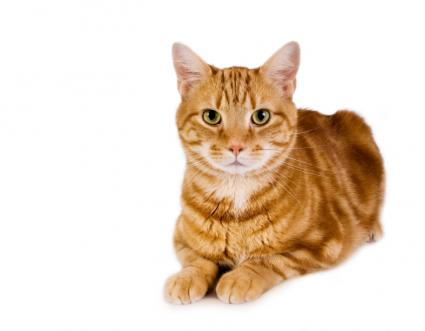
#> input picture cat3.jpg, 425 x 331 px
$ jupyter execute --allow-errors Python-image.ipynb
#> lines starting #> are read from the running program, lines starting #| are printed output that depends on the picture; after the words box and inside, x2 and y2 are one past the last pixel; in counts of white or black regions, pixels touching at a corner belong together
[cell 1]
import cv2 as cv
import numpy as np

[cell 2]
#display, show shape

img=cv.imread('lena.jpg')
print(img) #prints image value (rgb)
#| None
cv.imshow('LENA', img)  #1st parameter - name_of_window, 2nd - size
cv.waitKey(10000)
cv.destroyAllWindows()

#> (a cell that did not finish here is left out)

[cell 4]
#blank image
blank=np.zeros((500,500,3), dtype='uint8')
cv.imshow('BLANK', blank)
blank[0:100,100:300]=255,0,0  #height co-ord : width co-ord,
cv.imshow('colour',blank)
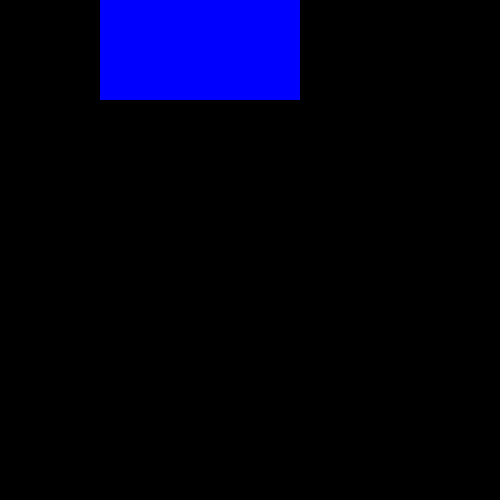
#> window 'colour': shape (500, 500, 3); mean B, G, R 20.4, 0, 0
cv.waitKey(10000)
cv.destroyAllWindows()

#> (a cell that did not finish here is left out)

#> (a cell that did not finish here is left out)

[cell 7]
#edge
edges=cv.Canny(img,175,120)
cv.imshow('edge-detect', edges)
# cv.imwrite('edge.jpg',edges)
cv.waitKey(10000)
cv.destroyAllWindows()

#> (a cell that did not finish here is left out)

#> (a cell that did not finish here is left out)

[cell 10]
#cat face classifier
face_cascade=cv.CascadeClassifier("cat_face.xml")
cat=cv.imread("cat3.jpg")
#> cat is the input picture: shape (331, 425, 3); mean B, G, R 203.2, 218.5, 234.2
gray=cv.cvtColor(cat,cv.COLOR_BGR2GRAY)
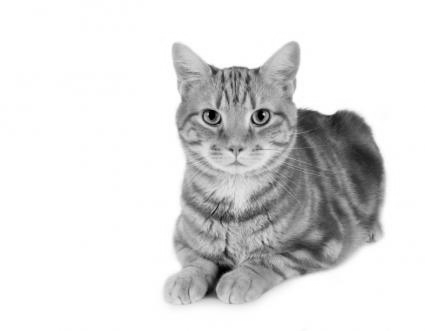
#> gray: shape (331, 425); min 0, max 255, mean 221.5
faces=face_cascade.detectMultiScale(gray,scaleFactor=1.1,minNeighbors=1)
#> faces = [[180, 72, 110, 110]]
for x,y,w,h in faces:
    img1=cv.rectangle(cat,(x,y),(x+w,y+h),(57,255,68),3) #the image, starting co-ordinates, ending co-ordinates, colour of rectangle, width
#> this loop made 1 pass
cv.imshow('Detected',img1)
# cv.imwrite('catface.jpg',img1)
cv.waitKey(10000)
cv.destroyAllWindows()

#> (a cell that did not finish here is left out)

[cell 12]
#circle detection
round=cv.imread("round.jpg")
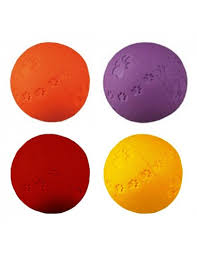
#> input picture round.jpg, 197 x 255 px
#> round is the input picture: shape (255, 197, 3); mean B, G, R 167.8, 183, 224.9
output=round.copy()
round_gray=cv.cvtColor(round,cv.COLOR_BGR2GRAY)
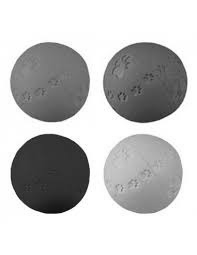
#> round_gray: shape (255, 197); min 6, max 255, mean 193.8
round_blur_gray=cv.blur(round_gray,(3,3))   #blur and gray filter
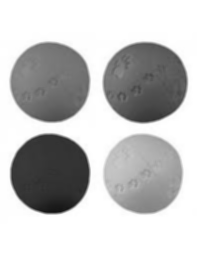
#> round_blur_gray: shape (255, 197); min 17, max 255, mean 193.8
detected_circle = cv.HoughCircles(round_blur_gray, cv.HOUGH_GRADIENT,3,20)  #image, method (circle detection),,minimum distance
#> detected_circle = [[49.5, 82.5, 40.5], [142.5, 82.5, 40.2], [49.5, 175.5, 41.1], [145.5, 172.5, 41.7]]
if detected_circle is not None:
    detected_circle=np.round(detected_circle[0,:]).astype("int")
#> detected_circle = [[50, 82, 40], [142, 82, 40], [50, 176, 41], [146, 172, 42]]
    for (x,y,r) in detected_circle:
        cv.circle(output, (x,y),r,(255,0,0),3)
        cv.rectangle(output,(x-2,y-2),(x+2,y+2),(0,210,0),-1)
#> this loop made 4 passes
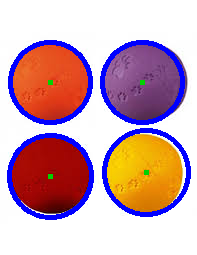
#> output: shape (255, 197, 3); 10.38% of pixels changed, all inside (x1, y1, x2, y2) = (7, 40, 191, 220)
    cv.imshow("output",output)
# cv.imwrite('circle1.jpg',output)
cv.waitKey(10000)
cv.destroyAllWindows()
